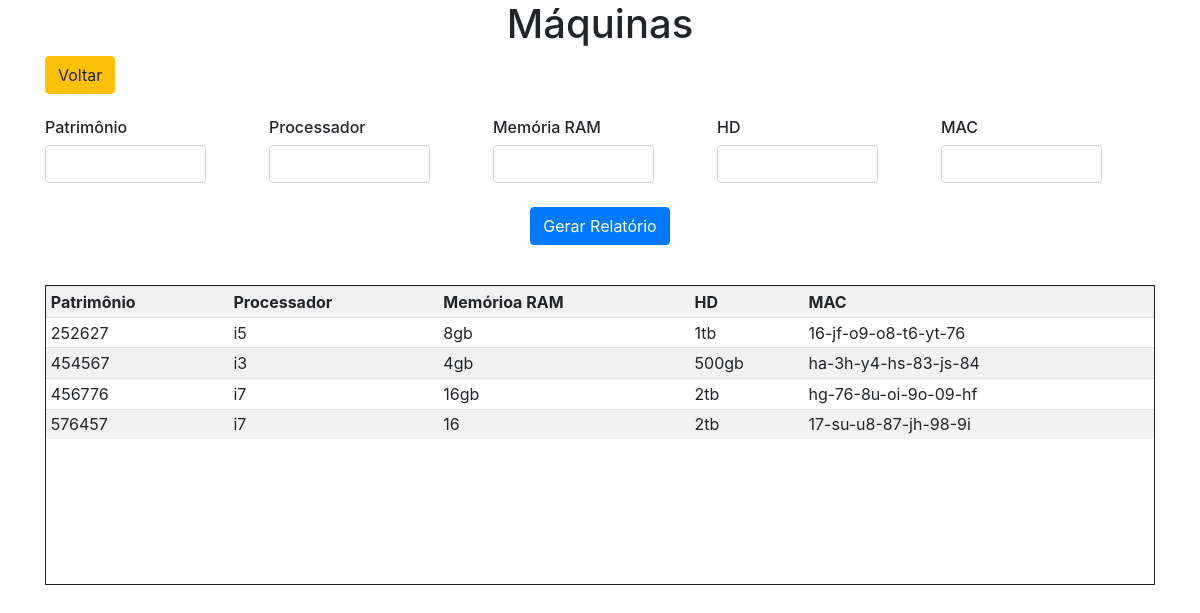
Page /historicoMaq.php (signed in) on the committed database.
### tables this page shows
CREATE TABLE `maquina` (
  `patrimonio` int(11) NOT NULL,
  `processador` varchar(8) NOT NULL,
  `mem_ram` varchar(8) NOT NULL,
  `hd` varchar(8) NOT NULL,
  `mac` varchar(22) NOT NULL
);

### historicoMaq.php (the view, shortened to what this page needs)
<?php
    require_once('conexao.php');
    $select = "";
    $cont = 0;
    if($cont > 0){
        $select .= ";";
        $rs = mysqli_query($conexao, $select);
    }else{
        $rs = mysqli_query($conexao, "SELECT * FROM maquina;");
    }
?>
<html>
<head>
    <link rel="stylesheet" href="https://stackpath.bootstrapcdn.com/bootstrap/4.1.3/css/bootstrap.min.css">
</head>
<body>
<div class="container">
<div class="text-center">
    <h1>Máquinas<h1>
    </div>
        <input type="button" id="btVoltar" name ="btVoltar"
               class="btn btn-warning" value="Voltar"
               onclick="javascript:location.href='maquina.php'">
        <br>
        <br>
        <form method="POST" action="historicoMaq.php">
            <div class="form-row">
                <div class="col">
                    <h6>Patrimônio</h6>
                    <input class="form-control col-md-9" type="text"
                        name = "txtPatri">
                </div>
                    <div class="col">
                    <h6>Processador</h6>
                    <input class="form-control col-md-9" type="text"
                        name = "txtPros">
                </div>
                    <div class="col">
                    <h6>Memória RAM</h6>
                    <input class="form-control col-md-9" type="text"
                        name = "txtMemRam">
                </div>
                    <div class="col">
                    <h6>HD</h6>
                    <input class="form-control col-md-9" type="text"
                        name = "txtHd">
                </div>
                    <div class="col">
                    <h6>MAC</h6>
                    <input class="form-control col-md-9" type="text"
                        name = "txtMac">
                </div>
            </div>
            <br>
            <div class="text-center">
            <input type="submit" id="btAd" name ="btRelTotal"
               class="btn btn-primary" value="Gerar Relatório">
            </div>
            <br>
        </form>
        <div style="overflow: auto; width: 100%px; height: 300px; border:solid 1px">
        <table class="table table-sm table-striped">
        <tr>
            <th>Patrimônio</th>
            <th>Processador</th>
            <th>Memórioa RAM</th>
            <th>HD</th>
            <th colspan=3>MAC</th>
        </tr>
        <?php while ($linha = mysqli_fetch_array($rs)){
            ?>
                <tr>
                    <td><?php echo $linha['patrimonio'] ?></td>
                    <td><?php echo $linha['processador'] ?></td>
                    <td><?php echo $linha['mem_ram'] ?></td>
                    <td><?php echo $linha['hd'] ?></td>
                    <td><?php echo $linha['mac'] ?></td>
                     <?php
        }?>
        </table>
        </div>
        </div>
        <br>
        </body>
</html>

### rows in the picture
maquina: patrimonio "252627", processador "i5", mem_ram "8gb", hd "1tb", mac "16-jf-o9-o8-t6-yt-76"
maquina: patrimonio "454567", processador "i3", mem_ram "4gb", hd "500gb", mac "ha-3h-y4-hs-83-js-84"
maquina: patrimonio "456776", processador "i7", mem_ram "16gb", hd "2tb", mac "hg-76-8u-oi-9o-09-hf"
maquina: patrimonio "576457", processador "i7", mem_ram "16", hd "2tb", mac "17-su-u8-87-jh-98-9i"
